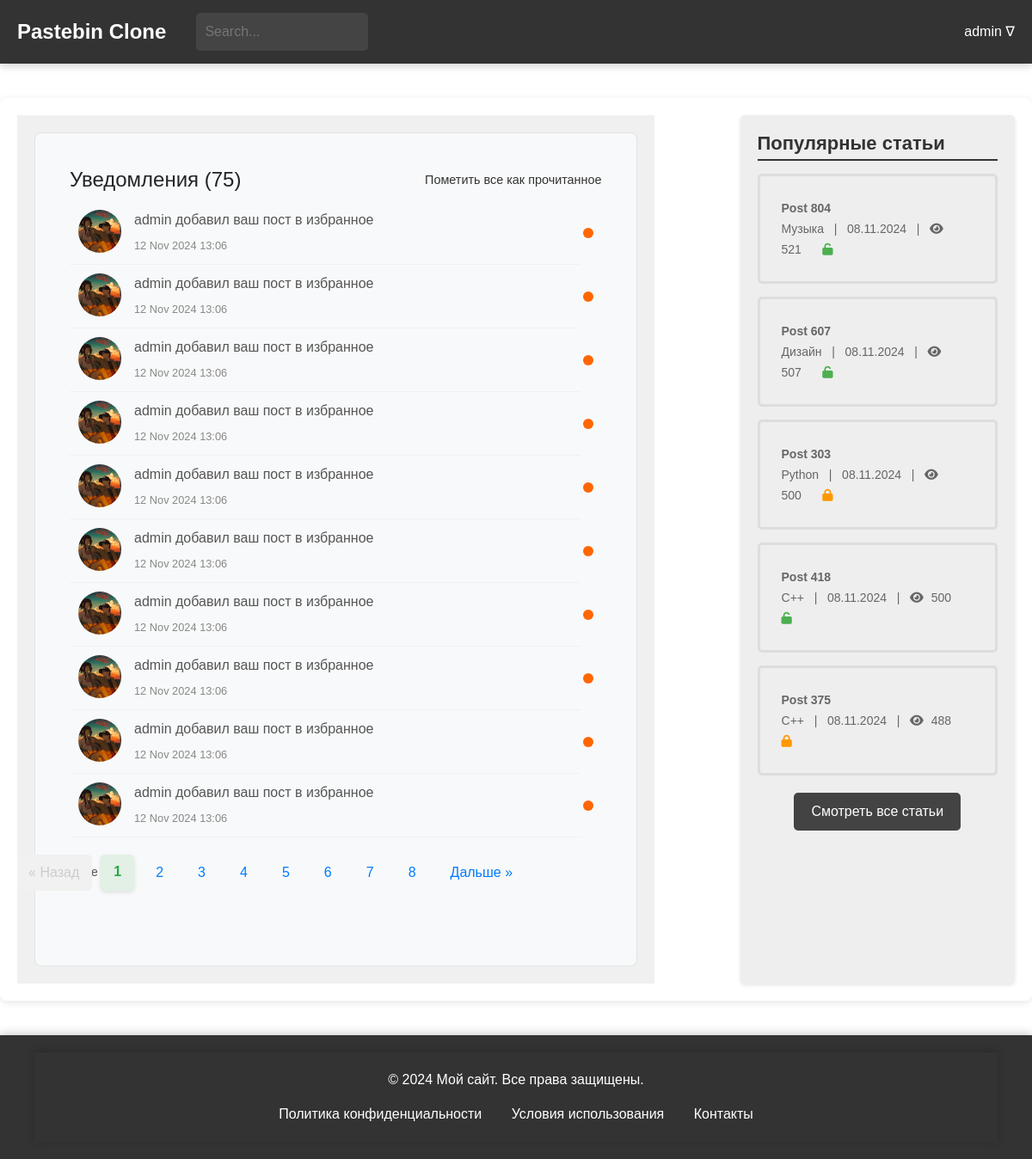
The app's page /general/notifications/ (signed in), older data.
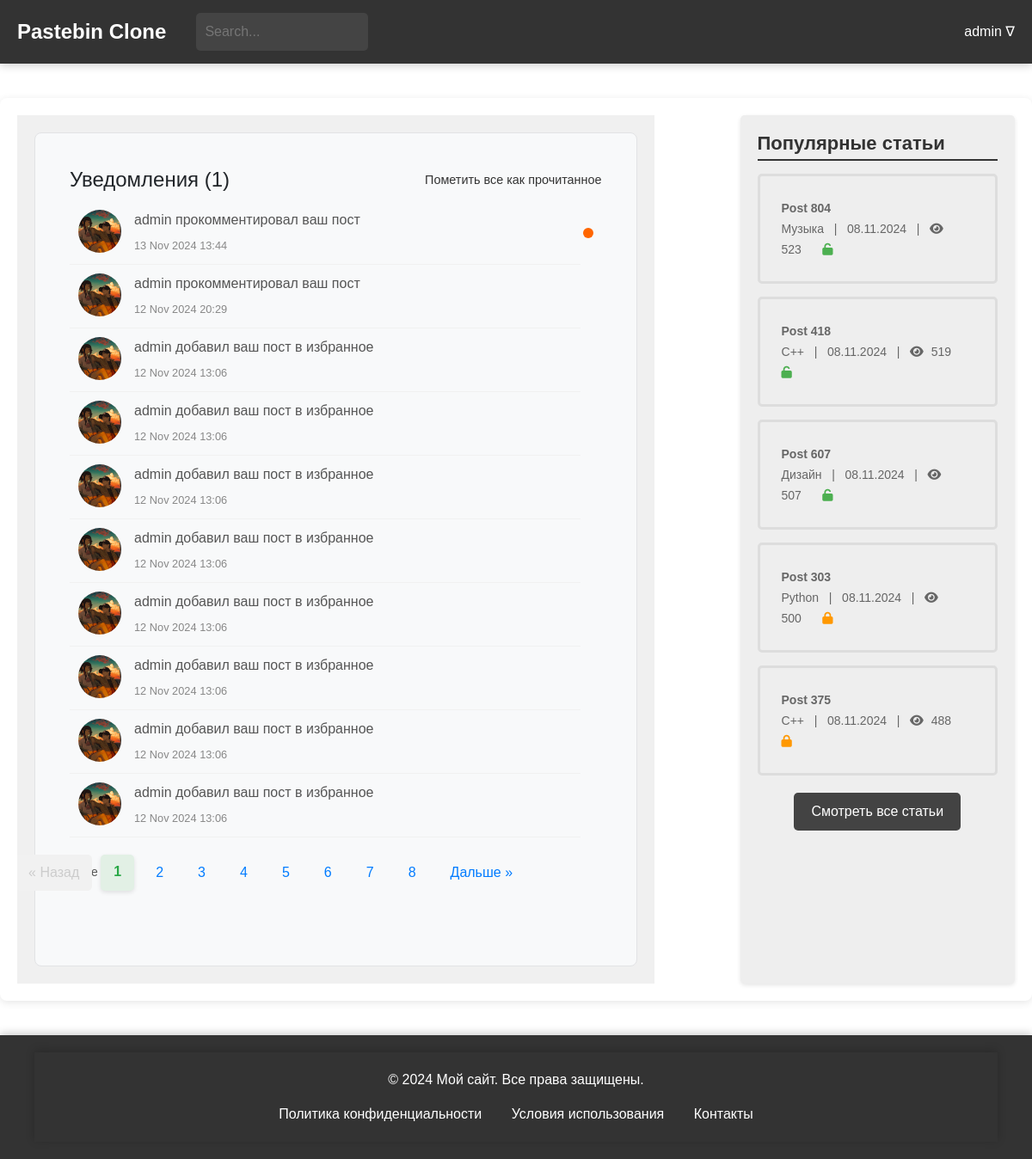
The same page, newer data.
### general/models.py (models this page shows)
class Notifications(models.Model):
    COMMENT = 1
    LIKE = 2
    DISLIKE = 3
    FAVOURITE = 4
    NOTE_TYPES = [
        (1, 'Comment'),
        (2, 'Like'),
        (3, 'Dislike'),
        (4, 'Favourite'),
    ]
    user = models.ForeignKey(CustomUser, on_delete=models.CASCADE, related_name='note_receiver', default=None)
    sender = models.ForeignKey(CustomUser, on_delete=models.CASCADE, related_name='note_sender', default=None)
    post = models.ForeignKey(Paste, on_delete=models.CASCADE)
    send_time = models.DateTimeField(auto_now_add=True)
    is_checked = models.BooleanField(default=False)
    notification_type = models.IntegerField(choices=NOTE_TYPES, max_length=1)
    class Meta:
        verbose_name = 'Уведомление'
        verbose_name_plural = 'Уведомления'
    def get_notification_message(self):
        if self.notification_type == 1:
            return f'{self.sender} прокомментировал ваш пост'
        elif self.notification_type == 2:
            return f'{self.sender} лайкнул ваш пост'
        elif self.notification_type == 3:
            return f'{self.sender} поставил дизлайк вашему посту'
        elif self.notification_type == 4:
            return f'{self.sender} добавил ваш пост в избранное'
        return 'Неизвестное уведомление'

### users/models.py (models this page shows)
class CustomUser(AbstractUser):
    bio = models.TextField(blank=True, null=True)
    favorites = models.ManyToManyField('blog.Paste', related_name='favorited_by', blank=True)
    address = models.CharField(max_length=100, blank=True, null=True)
    avatar = models.ImageField(upload_to='avatars/', blank=True, null=True)
    groups = models.ManyToManyField(
        'auth.Group',
        related_name='customuser_set',
        blank=True
    )
    user_permissions = models.ManyToManyField(
        'auth.Permission',
        related_name='customuser_set',
        blank=True
    )
    def __str__(self):
        return self.username
    class Meta:
        verbose_name = "Пользователь"
        verbose_name_plural = "Пользователи"

### blog/models.py (models this page shows, shortened)
class Paste(models.Model):
    ACCESS_STATUS_CHOICES = [
        (0, 'Private'),
        (1, 'Public'),
        (2, 'Draft'),
    ]
    TIME_LIVE_CHOICES = [
        (None, 'Никогда'),
        (timedelta(minutes=2), 'Через 2 минуты'),
        (timedelta(hours=1), 'Через 1 час'),
        (timedelta(days=1), 'Через 1 день'),
        (timedelta(weeks=1), 'Через 1 неделю'),
    ]
    title = models.CharField(max_length=200)
    content = models.TextField()
    author = models.ForeignKey(User, on_delete=models.CASCADE)
    created_at = models.DateTimeField(auto_now_add=True)
    updated_at = models.DateTimeField(auto_now=True)
    slug = models.UUIDField(default=uuid.uuid4, editable=False, unique=True)
    tags = models.ManyToManyField(Tag, related_name='posts')
    category = models.ForeignKey(Category, on_delete=models.SET_NULL, null=True)
    access_status = models.IntegerField(choices=ACCESS_STATUS_CHOICES, default=1)
    time_live = models.DurationField(null=True, blank=True)
    password = models.CharField(max_length=100, null=True, blank=True)
    is_delete_after_read = models.BooleanField(default=False)
    views_count = models.PositiveIntegerField(default=0)
    favourite_count = models.PositiveIntegerField(default=0)
    def get_formatted_created_at(self):
        return self.created_at.strftime('%d.%m.%Y')
    class Meta:
        verbose_name = 'Паста'
        verbose_name_plural = 'Паста'

class Category(models.Model):
    name = models.CharField(max_length=30, unique=True)
    parent = models.ForeignKey(
        'self',
        on_delete=models.CASCADE,
        null=True, blank=True,
        related_name='subcategories'
    )
    def __str__(self):
        return self.name
    class Meta:
        verbose_name = 'Категория'
        verbose_name_plural = 'Категории'

### general/views.py (the view)
# urls.py: path('notifications/', views.notifications, name='notifications'),
def notifications(request):
    notes = Notifications.objects.all().filter(user=request.user).order_by('-send_time')
    popular_posts = Paste.objects.order_by('-views_count')[:5]
    paginator = Paginator(notes, 10)
    page_number = request.GET.get('page')
    page_obj = paginator.get_page(page_number)
    return render(request, 'notifications.html', {
        'popular_posts': popular_posts,
        'notes': notes,
        'page_obj': page_obj,
    })

### general/context_processors.py (called while the page is built)
def unread_counts(request):
    if request.user.is_authenticated:
        unread_messages_count = Messages.objects.filter(user=request.user, is_checked=False).count()
        unread_notifications_count = Notifications.objects.filter(user=request.user, is_checked=False).count()
    else:
        unread_messages_count = 0
        unread_notifications_count = 0
    return {
        'unread_messages_count': unread_messages_count,
        'unread_notifications_count': unread_notifications_count,
    }

### general/templates/notifications.html (shortened to what this page needs)
{% extends 'blog/temps/base.html' %}
{% load static %}
{% block head %}
<link href="https://stackpath.bootstrapcdn.com/bootstrap/4.5.2/css/bootstrap.min.css" rel="stylesheet">
<link rel="stylesheet" href="https://cdnjs.cloudflare.com/ajax/libs/font-awesome/5.15.1/css/all.min.css">
<link rel="stylesheet" href="https://cdnjs.cloudflare.com/ajax/libs/font-awesome/6.0.0-beta3/css/all.min.css">
<link rel="stylesheet" type="text/css" href="{% static 'css/notifications.css' %}">
{% endblock %}
{% block content %}
<main>
    <div class="main-container">
        <div class="left-block">
            <div class="card notifications-block">
                <div class="card-body">
                    <div class="card-title-container">
                        <h4 class="card-title">Уведомления ({{ unread_notifications_count }})</h4>
                        <a href="{% url 'general:mark-all-notes-read' %}" class="mark-all-read">Пометить все как
                            прочитанное</a>
                    </div>
                    <ul class="notifications-list">
                        {% for notification in page_obj %}
                        <li class="notification-item">
                            <a href="{% url 'general:mark-notification-read' notification.id %}"
                               class="notification-link">
                                <div class="notification-avatar">
                                    <img src="{% if notification.sender.avatar %}{{ notification.sender.avatar.url }}{% else %}https://th.bing.com/th/id/OIP.0TsJGYhWWOy_hBFOH0hX-gHaHa?rs=1&pid=ImgDetMain{% endif %}"
                                         alt="Avatar" class="avatar-img">
                                </div>
                                <div class="notification-content">
                                    <p class="notification-message">{{ notification.get_notification_message }}</p>
                                    <span class="notification-time">{{ notification.send_time|date:"d M Y H:i" }}</span>
                                </div>
                                {% if not notification.is_checked %}
                                <span class="notification-badge"></span>
                                {% endif %}
                            </a>
                        </li>
                        {% empty %}
                        <p class="no-notifications">Нет новых уведомлений.</p>
                        {% endfor %}
                    </ul>
                    {% include 'temps/notifications_paginator.html' %}
                </div>
            </div>
        </div>
        {% include 'blog/temps/popular_posts.html' %}
    </div>
</main>
{% endblock %}

### blog/templates/blog/temps/popular_posts.html
{% load static %}
<head>
    <link rel="stylesheet" type="text/css" href="{% static 'css/popular_posts.css' %}">
    <link rel="stylesheet" href="https://cdnjs.cloudflare.com/ajax/libs/font-awesome/6.0.0-beta3/css/all.min.css">
</head>
<div class="right-block">
    <h2>Популярные статьи</h2>
    <ul>
        {% for popular_post in popular_posts %}
        <li>
            <a href="{% url 'blog:post-detail' popular_post.slug %}">
                <span class="article-title">{{popular_post.title}}</span>
                <br>
                <span class="article-meta">{{ popular_post.category }} &nbsp; | &nbsp; {{ popular_post.get_formatted_created_at }} &nbsp; |  &nbsp;
                                    <i class="fa fa-eye"></i> <span
                            class="view-count">{{popular_post.views_count}}</span></span>
                {% if popular_post.password %}
                <span><i class="fa fa-lock" aria-hidden="true" style="color: #FF9800;"></i></span>
                {% else %}
                <span><i class="fa fa-unlock" aria-hidden="true" style="color: #4CAF50;"></i></span>
                {% endif %}
            </a>
        </li>
        {% endfor %}
    </ul>
     <div class="all-posts-link">
        <a href="{% url 'blog:posts-list' %}">Смотреть все статьи</a>
    </div>
</div>

Row changes from the older to the newer data that the page shows:
no longer on this page (row edited): Notifications: sender.avatar (picture), get_notification_message "admin добавил ваш пост в избранное", send_time "12 Nov 2024 13:06", is_checked False (drawn)
no longer on this page (row edited): Notifications: sender.avatar (picture), get_notification_message "admin добавил ваш пост в избранное", send_time "12 Nov 2024 13:06", is_checked False (drawn)
added Notifications: sender.avatar (picture), get_notification_message "admin прокомментировал ваш пост", send_time "13 Nov 2024 13:44", is_checked False (drawn)
added Notifications: sender.avatar (picture), get_notification_message "admin прокомментировал ваш пост", send_time "12 Nov 2024 20:29"
changed Notifications (number 3 of 10 on the later page): is_checked False → True (drawn)
changed Notifications (number 4 of 10 on the later page): is_checked False → True (drawn)
changed Notifications (number 5 of 10 on the later page): is_checked False → True (drawn)
changed Notifications (number 6 of 10 on the later page): is_checked False → True (drawn)
changed Notifications (number 7 of 10 on the later page): is_checked False → True (drawn)
changed Notifications (number 8 of 10 on the later page): is_checked False → True (drawn)
changed Notifications (number 9 of 10 on the later page): is_checked False → True (drawn)
changed Notifications (number 10 of 10 on the later page): is_checked False → True (drawn)
changed Paste "Post 804": views_count "521" → "523"
changed Paste "Post 418": views_count "500" → "519"; moves up the list
Text that changed along with them:
{{ unread_notifications_count }}: "75" → "1"
